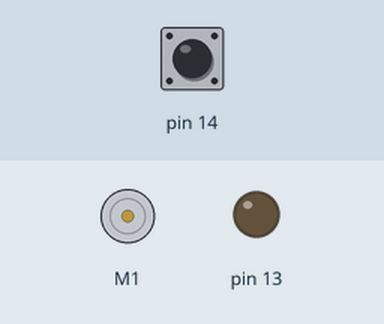
This sketch was run on a simulated Arduino Leonardo, built with avr-gcc and run on an emulated ATmega32U4. Parts: DC motor (green arrow = forward, orange = backward, longer = faster), output pins drawn as LEDs (lit = HIGH). The test bench sets the inputs (shaded band); at power-on: pin 14 HIGH.

Above: at 0.8 s.
0.9 s: pin 14 pulled LOW for 0.15 s
At 2.2 s:
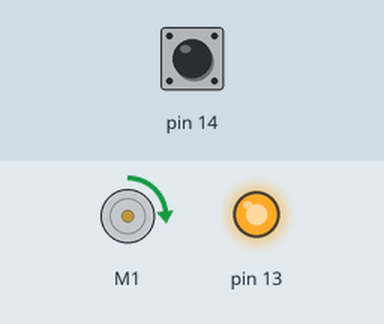
At 2.8 s:
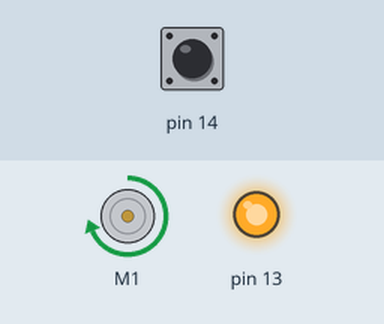
Timing chart, 0 to 22.1 s (numbered marks = the images above; inputs shaded):
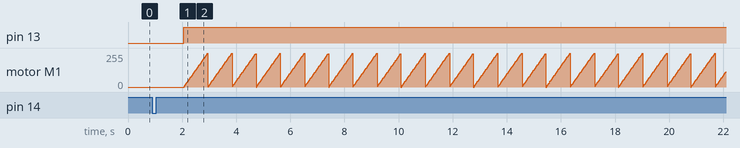

The sketch:

Motortest_ZUMO.ino
```cpp
int pinRMD = 15; //LOW drives the engine forward, HIGH drives the engine in reverse
int pinLMD = 16; //^^^^
int pinRMS = 9; //Controls right motor speed with PWM
int pinLMS = 10; //Controls left motor speed with PWM

#include <Wire.h>
#include <Zumo32U4.h>

Zumo32U4Motors motors;
Zumo32U4ButtonA buttonA;

int MotorSpeed = 150;

void setup() {
  // put your setup code here, to run once:
 /*
  pinMode(pinRMD, OUTPUT);
  pinMode(pinLMD, OUTPUT);
  pinMode(pinRMS, OUTPUT);
  pinMode(pinLMS, OUTPUT);
 */
  //motors.flipLeftMotor(true);
  //motors.flipRightMotor(true);
  buttonA.waitForButton();
  delay(1000);
}

void loop() {
  // put your main code here, to run repeatedly:
  ledYellow(1);
  for (int speed = 0; speed <= 400; speed++)
  {
    motors.setLeftSpeed(speed);
    delay(2);
    }
  }
```

Measured:
- after the input at 0.9 s, pin 13: LOW → HIGH after 1.2 s; motor M1: ramps from stopped to forward 254/255 and jumps back, once every 0.90 s
